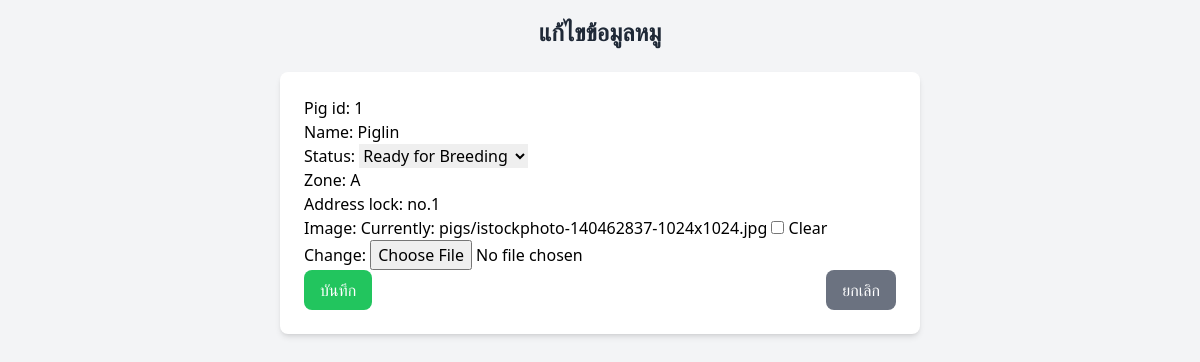
Page /1/edit/ on the committed database.
### myapp/models.py (models this page shows, shortened)
class Pig(models.Model):
    pig_id = models.CharField(max_length=50, unique=True)
    name = models.CharField(max_length=100)
    status = models.CharField(
        max_length=50,
        choices=[('ready', 'Ready for Breeding'), ('waiting', 'Waiting for Delivery')],
        default='ready'
    )
    zone = models.CharField(max_length=50)
    address_lock = models.CharField(max_length=100)
    image = models.ImageField(upload_to='pigs/', blank=True, null=True)  # เพิ่มฟิลด์สำหรับอัพโหลดรูปภาพ

### myapp/views.py (the view)
# urls.py: path('<str:pig_id>/edit/', views.edit_pig, name='edit_pig'),
def edit_pig(request, pig_id):
    pig = get_object_or_404(Pig, pig_id=pig_id)  # ดึงข้อมูลหมูตาม ID
    if request.method == 'POST':
        form = PigForm(request.POST, request.FILES, instance=pig)  # อัปเดตข้อมูลหมู
        if form.is_valid():
            form.save()
            return redirect('pig_list')  # เปลี่ยนไปหน้ารายการหมูหลังจากแก้ไข
    else:
        form = PigForm(instance=pig)  # สร้างฟอร์มพร้อมข้อมูลเดิม
    return render(request, 'myapp/edit_pig.html', {'form': form, 'pig': pig})

### myapp/forms.py
class PigForm(forms.ModelForm):
    class Meta:
        model = Pig
        fields = ['pig_id', 'name', 'status', 'zone', 'address_lock', 'image']  # ฟิลด์ที่ต้องการให้ผู้ใช้กรอก
        widgets = {
            'status': forms.Select(attrs={'class': 'form-select'}),
            'zone': forms.TextInput(attrs={'class': 'form-input'}),
            'address_lock': forms.TextInput(attrs={'class': 'form-input'}),
        }

### myapp/templates/myapp/edit_pig.html (shortened to what this page needs)
<!DOCTYPE html>
<html lang="th">
<head>
    <script src="https://cdn.tailwindcss.com"></script>
</head>
<body class="bg-gray-100 font-sans">
    <div class="max-w-2xl mx-auto p-4">
        <h1 class="text-2xl font-bold text-center text-gray-800 mb-6">แก้ไขข้อมูลหมู</h1>
        <form method="POST" enctype="multipart/form-data" class="bg-white p-6 rounded-lg shadow-md">
            {{ form.as_p }}
            <div class="flex justify-between">
                <button type="submit" class="bg-green-500 text-white px-4 py-2 rounded-lg hover:bg-green-600">บันทึก</button>
                <a href="{% url 'pig_list' %}" class="bg-gray-500 text-white px-4 py-2 rounded-lg hover:bg-gray-600">ยกเลิก</a>
            </div>
        </form>
    </div>
</body>
</html>

### rows in the picture
Pig: pig_id "1", name "Piglin", status "Ready for Breeding", zone "A", address_lock "no.1"
